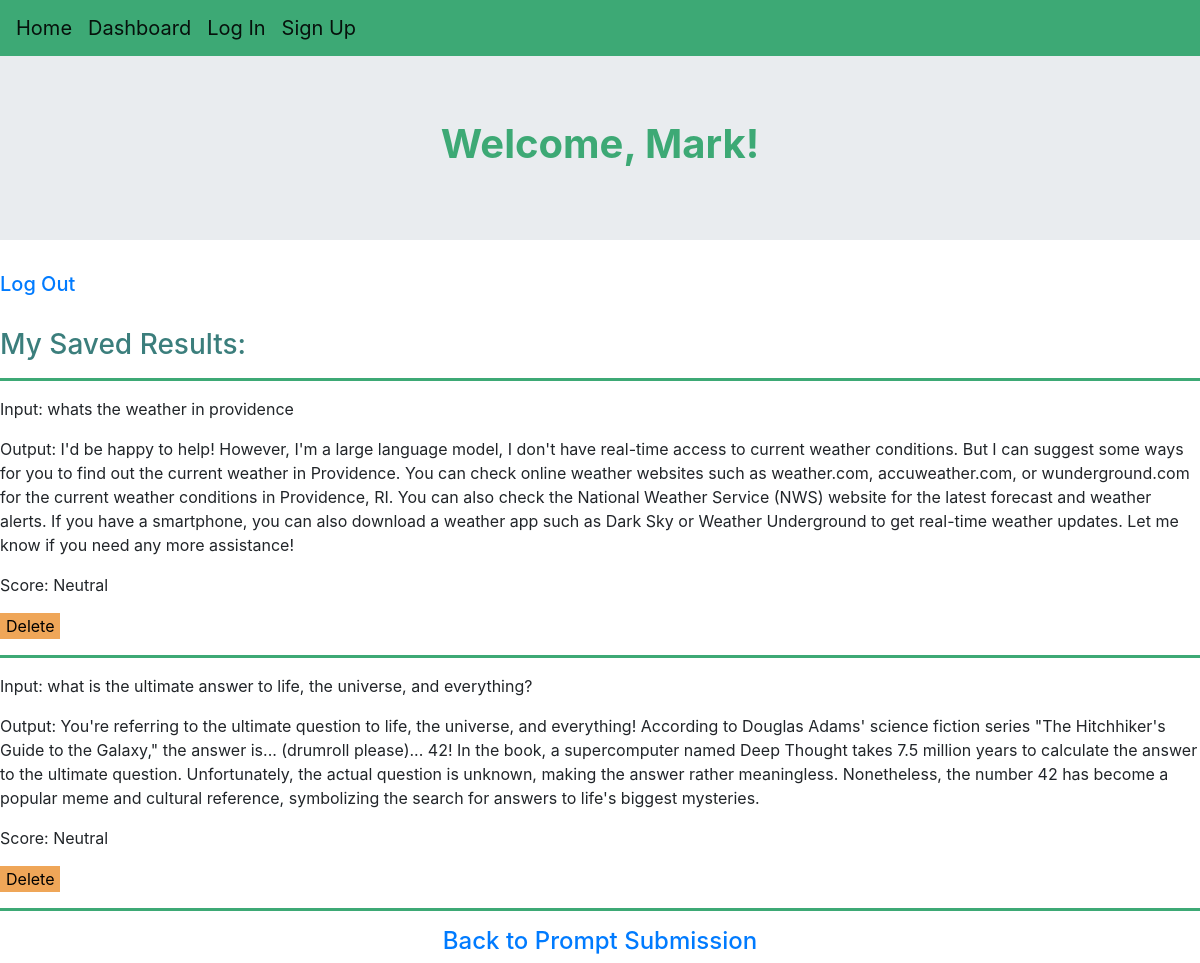
The page /dashboard (signed in) on the database its author committed.
### app.py (models this page shows)
class User(db.Model, UserMixin):
     id = db.Column(db.Integer, primary_key=True)
     username = db.Column(db.String(20), nullable=False, unique=True)
     password = db.Column(db.String(80), nullable=False)

class Prompts(db.Model):
     id = db.Column(db.Integer, primary_key=True)
     user = db.Column(db.String)
     input = db.Column(db.String(1000), nullable=False, unique=False)
     output = db.Column(db.String(1000), nullable=False)
     overall = db.Column(db.Integer)

### app.py (the view)
@app.route('/dashboard', methods=["POST", "GET"])
@login_required
def dashboard():
    finalUserPrompts = []
    userPrompts = Prompts.query.filter_by(user = session['user']).all()
    for entry in userPrompts:
        prompt = {}
        prompt["Search"] = entry.id
        prompt["Input"] = entry.input
        prompt["Output"] = entry.output
        if entry.overall == 1:
            prompt["Score"] = "Positive"
        elif entry.overall == 2:
            prompt["Score"] = "Neutral"
        else:
             prompt["Score"] = "Negative"
        finalUserPrompts.append(prompt)
    return render_template('dashboard.html', userPrompts = finalUserPrompts)

### app.py (called while the page is built)
@login_manager.user_loader
def load_user(user_id):
     return User.query.get(int(user_id))

### templates/dashboard.html
{% extends "index.html" %}
{% block content %}
<div class="jumbotron jumbotron-fluid">
    <center><h1>Welcome, {{ current_user.username }}!</h1></center>
</div>
<h5><a href="{{ url_for('logout') }}">Log Out</a></h5><br>
<h3>My Saved Results:</h3>
{% for prompt in userPrompts%}
    <hr>
    {% for key, value in prompt.items() %}
        {% if key == 'Search' %}
            <p> </p>
        {% else %}
            <p>{{ key }}: {{ value }}</p>
        {% endif %}
    {% endfor %}
        <form action="{{ url_for('delete', id=prompt["Search"]) }}">
        <button class='deletebutton' type="submit">Delete</button>
{% endfor %}
<hr>
<center><h4><a href="{{ url_for('hello') }}">Back to Prompt Submission</a></h4></center>
{% endblock %}

### static/styles/main.css (style rules this page uses)
h1 { color: #3da975; font-weight: bold; }
h3 { color: #3b7e7c; }
hr { border-width: 3px; border-color: #3da975; }
.deletebutton { border: none; background-color: rgb(239, 166, 88); }

### rows shown on the page
User: username "Mark"
Prompts: key "Input", input "whats the weather in providence", key "Output", output "I'd be happy to help! However, I'm a large language model, I don't have real-time access to current weather conditions. But I can suggest some ways for you to find out the current weather in Providence. You can check online weather websites such as weather.com, accuweather.com, or wunderground.com for the current weather conditions in Providence, RI. You can also check the National Weather Service (NWS) website for the latest forecast and weather alerts. If you have a smartphone, you can also download a weather app such as Dark Sky or Weather Underground to get real-time weather updates. Let me know if you need any more assistance!", prompt "Score", prompt "Neutral"
Prompts: key "Input", input "what is the ultimate answer to life, the universe, and everything?", key "Output", output "You're referring to the ultimate question to life, the universe, and everything! According to Douglas Adams' science fiction series \"The Hitchhiker's Guide to the Galaxy,\" the answer is... (drumroll please)... 42! In the book, a supercomputer named Deep Thought takes 7.5 million years to calculate the answer to the ultimate question. Unfortunately, the actual question is unknown, making the answer rather meaningless. Nonetheless, the number 42 has become a popular meme and cultural reference, symbolizing the search for answers to life's biggest mysteries.", prompt "Score", prompt "Neutral"
